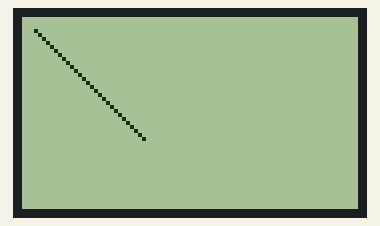
A sketch run on a simulated Arduino Uno, built with avr-gcc and run on an emulated ATmega328P. Parts: 48×84 one-colour display. The display library's start-up logo is not drawn.

Above: at 4.1 s.
At 6.1 s:
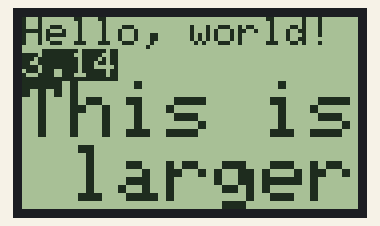
At 8.2 s:
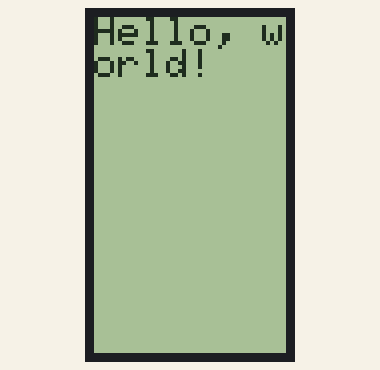
At 10.2 s:
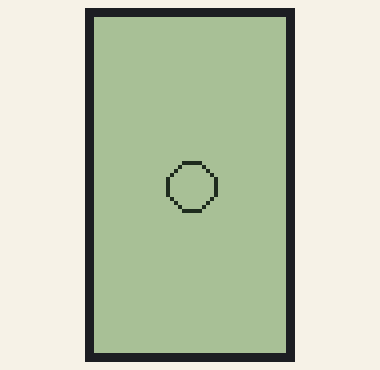
At 12.2 s:
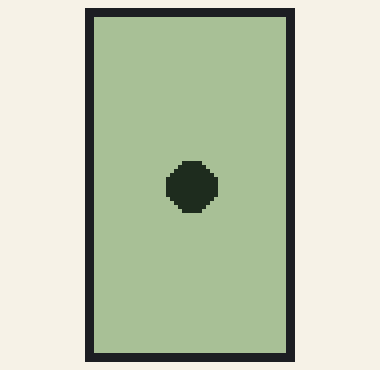
At 20.2 s:
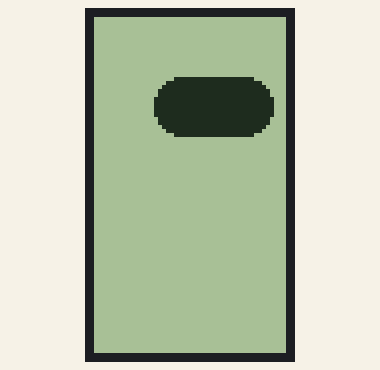

Measured:
- what the display in image 0 shows lasts 2.0 s, from 4.1 s to 6.1 s

The sketch:

Nokia5110.ino
```cpp
#include <SPI.h>
#include <Adafruit_GFX.h>
#include <Adafruit_PCD8544.h>

// pin 13 - Serial clock out (SCLK)
// pin 11 - Serial data out (DIN)
// pin 5 - Data/Command select (D/C)
// pin 4 - LCD chip select (CS)
// pin 3 - LCD reset (RST)
Adafruit_PCD8544 display = Adafruit_PCD8544(13, 11, 5, 4, 3);

void setup() {
  // put your setup code here, to run once:
  Serial.begin(9600);

  display.begin();
  // init done

  display.setContrast(40);

  display.display();
  delay(2000);
  display.clearDisplay();

  display.drawPixel(10, 10, BLACK);
  display.drawPixel(11, 11, BLACK);
   display.drawPixel(12, 12, BLACK);
  display.display();
  delay(2000);
  display.clearDisplay();

  // draw a line
  display.drawLine(3,3,30,30, BLACK);
  display.display();
  delay(2000);
  display.clearDisplay();

  // Display text
  display.setTextSize(1);
  display.setTextColor(BLACK);
  display.setCursor(0,0);
  display.println("Hello, world!");
  // Reverse Text
  display.setTextColor(WHITE, BLACK);
  display.println(3.141592);
  display.setTextSize(2);
  display.setTextColor(BLACK);
  display.print("This is larger text");
  display.display();
  delay(2000);
  display.clearDisplay();

  // display rotated text
  display.setRotation(1);  // rotate 90 degrees counter clockwise, can also use values of 2 and 3 to go further.
  display.setTextSize(1);
  display.setTextColor(BLACK);
  display.setCursor(0,0);
  display.println("Hello, world!");
  display.display();
  delay(2000);
  display.clearDisplay();

  // draw circle
  display.drawCircle(display.width()/2, display.height()/2, 6, BLACK);
  display.display();
  delay(2000);
  display.clearDisplay();

  // draw fill circle
  display.fillCircle(display.width()/2, display.height()/2, 6, BLACK);
  display.display();
  delay(2000);
  display.clearDisplay();

  // draw rectangle
  display.drawRect(15,15,30,15,BLACK);
  display.display();
  delay(2000);
  display.clearDisplay();

  // draw fill rectangle
  display.fillRect(15,15,30,15,BLACK);
  display.display();
  delay(2000);
  display.clearDisplay();

  // draw round rectangle
  display.drawRoundRect(15,15,30,15,4,BLACK);
  display.display();
  delay(2000);
  display.clearDisplay();

  // draw fill round rectangle
  display.fillRoundRect(15,15,30,15,8,BLACK);
  display.display();
  delay(2000);
  display.clearDisplay();
}

void loop() {
  // put your main code here, to run repeatedly:

}
```
